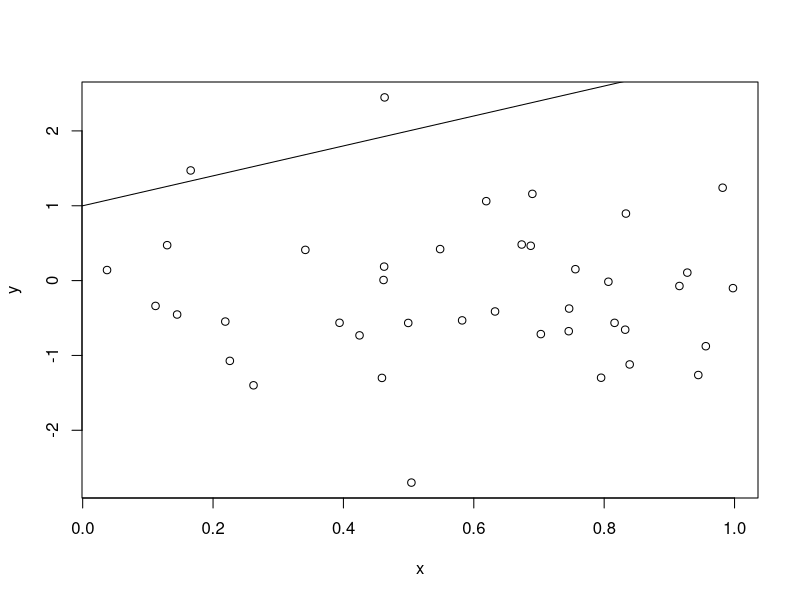

This chart was generated by the following R code:
## ---- chunk 1
x <- runif(40)
y <- rnorm(40, 0, 1)
plot(x, y)
abline(1, 2)
